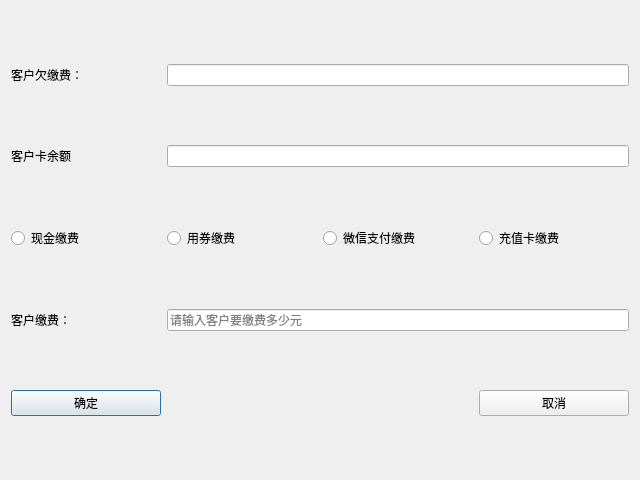
<?xml version="1.0" encoding="UTF-8"?>
<ui version="4.0">
 <class>dlgCustomerCostForHaveNotPaid</class>
 <widget class="QDialog" name="dlgCustomerCostForHaveNotPaid">
  <property name="geometry">
   <rect>
    <x>0</x>
    <y>0</y>
    <width>640</width>
    <height>480</height>
   </rect>
  </property>
  <property name="minimumSize">
   <size>
    <width>640</width>
    <height>480</height>
   </size>
  </property>
  <property name="maximumSize">
   <size>
    <width>640</width>
    <height>480</height>
   </size>
  </property>
  <property name="windowTitle">
   <string>客户缴费</string>
  </property>
  <layout class="QGridLayout" name="gridLayout">
   <item row="0" column="1" colspan="3">
    <widget class="QLineEdit" name="LeHaveNotPaidMoney"/>
   </item>
   <item row="4" column="0">
    <widget class="QLabel" name="label_2">
     <property name="text">
      <string>客户缴费：</string>
     </property>
    </widget>
   </item>
   <item row="1" column="1" colspan="3">
    <widget class="QLineEdit" name="LeCardMoney"/>
   </item>
   <item row="3" column="3">
    <widget class="QRadioButton" name="RaCard">
     <property name="text">
      <string>充值卡缴费</string>
     </property>
    </widget>
   </item>
   <item row="1" column="0">
    <widget class="QLabel" name="label_3">
     <property name="text">
      <string>客户卡余额</string>
     </property>
    </widget>
   </item>
   <item row="3" column="1">
    <widget class="QRadioButton" name="RaTicket">
     <property name="text">
      <string>用券缴费</string>
     </property>
    </widget>
   </item>
   <item row="0" column="0">
    <widget class="QLabel" name="label">
     <property name="text">
      <string>客户欠缴费：</string>
     </property>
    </widget>
   </item>
   <item row="3" column="2">
    <widget class="QRadioButton" name="RaWechat">
     <property name="text">
      <string>微信支付缴费</string>
     </property>
    </widget>
   </item>
   <item row="4" column="1" colspan="3">
    <widget class="QLineEdit" name="LePay">
     <property name="placeholderText">
      <string>请输入客户要缴费多少元</string>
     </property>
    </widget>
   </item>
   <item row="3" column="0">
    <widget class="QRadioButton" name="RaCash">
     <property name="text">
      <string>现金缴费</string>
     </property>
    </widget>
   </item>
   <item row="5" column="0">
    <widget class="QPushButton" name="BtnEnter">
     <property name="minimumSize">
      <size>
       <width>30</width>
       <height>0</height>
      </size>
     </property>
     <property name="font">
      <font>
       <family>微软雅黑</family>
      </font>
     </property>
     <property name="text">
      <string>确定</string>
     </property>
    </widget>
   </item>
   <item row="5" column="3">
    <widget class="QPushButton" name="BtnCancel">
     <property name="minimumSize">
      <size>
       <width>30</width>
       <height>0</height>
      </size>
     </property>
     <property name="font">
      <font>
       <family>微软雅黑</family>
      </font>
     </property>
     <property name="text">
      <string>取消</string>
     </property>
    </widget>
   </item>
  </layout>
 </widget>
 <resources/>
 <connections/>
</ui>
